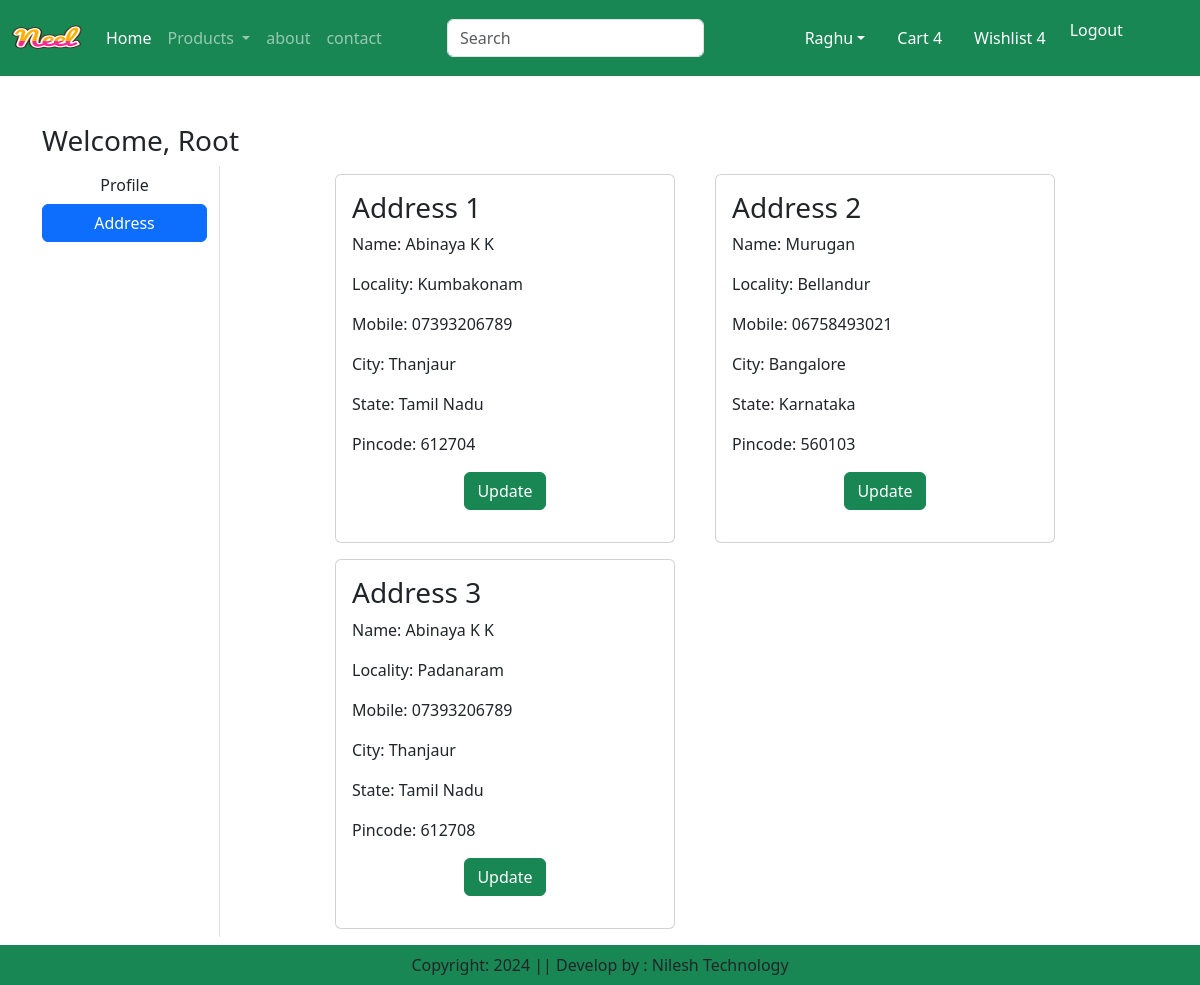
The page /address/ (signed in) on the database its author committed.
### app/models.py (models this page shows, shortened)
class Customer(models.Model):
    user = models.ForeignKey(User,on_delete=models.CASCADE)
    name = models.CharField(max_length=200)
    locality = models.CharField(max_length=200)
    city = models.CharField(max_length=50)
    mobile = models.CharField(max_length=15)
    zipcode = models.PositiveIntegerField()
    state = models.CharField(choices=STATE_CHOICES,max_length=100)

### app/views.py (the view)
# urls.py: path('address/', AddressView.as_view(), name='address'),
class AddressView(View):
    def get(self, request):
        add = Customer.objects.filter(user=request.user)
        return render(request, 'app/address.html', {'add': add})

### app/templates/app/address.html (shortened to what this page needs)
{% extends 'app/base.html' %}
{% load static %}
{% block main-content %}
<div class="container my-5">
    <div class="row">
        <h3>Welcome, <span class="text-capitalize">{{ request.user.username }}</span></h3>
        <div class="col-sm-2 border-end">
            <ul class="list-unstyled">
                <li class="d-grid"><a href="{% url 'profile' %}" class="btn ">Profile</a></li>
                <li class="d-grid"><a href="{% url 'address' %}" class="btn btn-primary">Address</a></li>
            </ul>
        </div>
        <div class="col-sm-8 offset-sm-1">
            <div class="row">
                {% for ad in add %}
                <div class="col-sm-6">
                    <div class="card m-2">
                        <div class="card-body">
                            <h3>Address {{ forloop.counter }}</h3>
                            <p>Name: {{ ad.name }}</p>
                            <p>Locality: {{ ad.locality }}</p>
                            <p>Mobile: {{ ad.mobile }}</p>
                            <p>City: {{ ad.city }}</p>
                            <p>State: {{ ad.state }}</p>
                            <p>Pincode: {{ ad.zipcode }}</p>
                            <p class="text-center"><a href="{% url 'updateAddress' pk=ad.id %}" type="button" class="btn btn-success">Update</a></p>
                        </div>
                    </div>
                </div>
                {% empty %}
                <div class="col-12">
                    <p>No addresses found.</p>
                </div>
                {% endfor %}
            </div>
        </div>
    </div>
</div>
{% endblock main-content %}

### rows shown on the page
Customer: name "Abinaya K K", locality "Kumbakonam", mobile "07393206789", city "Thanjaur", state "Tamil Nadu", zipcode "612704"
Customer: name "Murugan", locality "Bellandur", mobile "06758493021", city "Bangalore", state "Karnataka", zipcode "560103"
Customer: name "Abinaya K K", locality "Padanaram", mobile "07393206789", city "Thanjaur", state "Tamil Nadu", zipcode "612708"

### other values the page prints
{{ request.user.username }} "Root"
